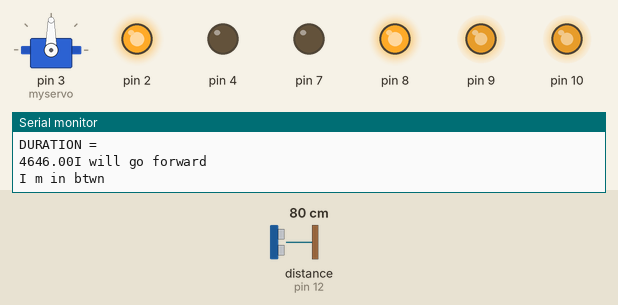
Bench run of a sketch on a simulated Arduino Uno, built with avr-gcc and run on an emulated ATmega328P. Parts: servo, output pins drawn as LEDs (lit = HIGH), the last lines printed to the serial monitor. Wiring (inferred from the names in the program): ultrasonic range finder: trigger pin 13; echo pin 12. The inputs (shaded band) are chosen by the test bench; at power-on: distance to the obstacle (sensor on pin 12) 80 cm. The echo pulse lasts 58.3 µs per cm; pins used as bus, display or sensor lines are not drawn.

Above: at 5.8 s.
5.9 s: distance to the obstacle (sensor on pin 12) set to 12 cm
11.9 s: distance to the obstacle (sensor on pin 12) set to 9 cm
At 15.18 s:
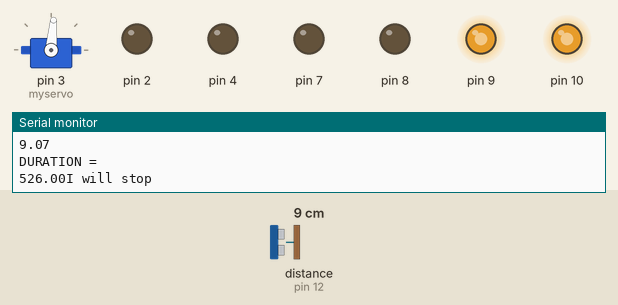
17.9 s: distance to the obstacle (sensor on pin 12) set to 2 cm
At 25.2 s:
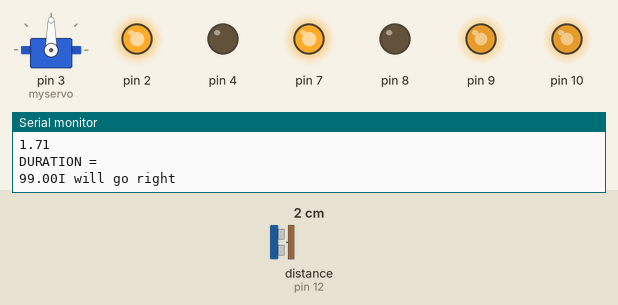
35.9 s: distance to the obstacle (sensor on pin 12) set to 35 cm
At 39.2 s:
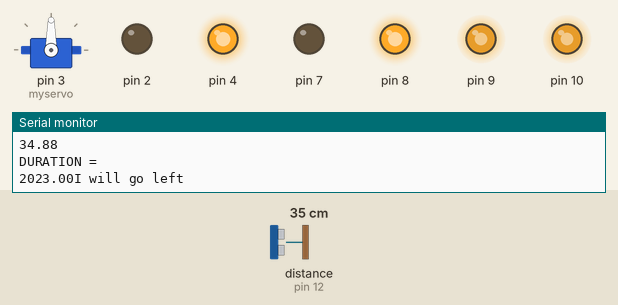
41.9 s: distance to the obstacle (sensor on pin 12) set to 4 cm
At 45.85 s:
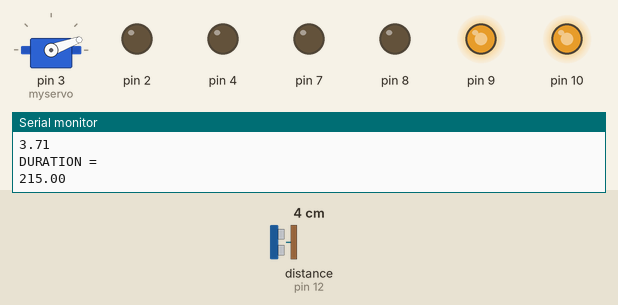
Timing chart, 0 to 48.9 s (numbered marks = the images above; inputs shaded):
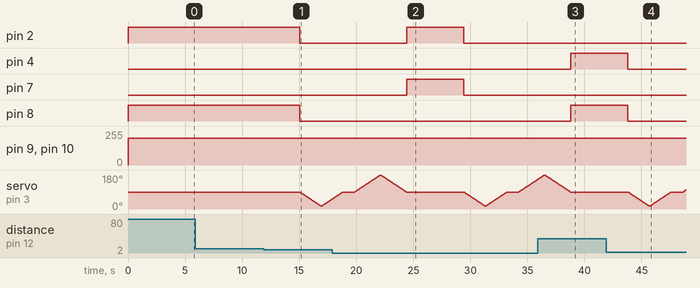

Measured:
- the behaviour switches between 11 and 10 cm on distance to the obstacle (sensor on pin 12) (found by bisection; images 0 and 1)
- after the input at 11.9 s, pin 2, pin 8: HIGH → LOW after 3.1 s
- after the input at 17.9 s, pin 2, pin 7: LOW → HIGH after 6.5 s, → LOW 5.0 s later
- after the input at 35.9 s, pin 4, pin 8: LOW → HIGH after 2.9 s; servo on pin 3 (myservo): goes on until 38.8 s, then stays 90°
- after the input at 41.9 s, pin 2: stays LOW (without the input it goes to HIGH after 1.9 s); pin 8: HIGH → LOW after 1.9 s

The sketch:

obstacle_avoider_02.ino
```cpp
#include<Servo.h>

Servo myservo;

#define trigpin 13
#define echopin 12

int F=200;

void setup()
{

 Serial.begin(9600);
  pinMode(trigpin,OUTPUT);
  pinMode(echopin,INPUT);
  pinMode(2,OUTPUT);
  pinMode(4,OUTPUT);
  pinMode(7,OUTPUT);
  pinMode(8,OUTPUT);
  pinMode(9,OUTPUT);
  pinMode(10,OUTPUT);

 myservo.attach(3);
  myservo.write(90);
}

void loop()
{
  float d,nR,nL;
  d=ping();

  if(d>=10)
    {
      Serial.println("I will go forward");
  digitalWrite(2,HIGH);
  digitalWrite(4,LOW);
  Serial.println("I m in btwn");
  digitalWrite(7,LOW);
  digitalWrite(8,HIGH);
  analogWrite(9,200);
  analogWrite(10,200);
  delay(5000);
    }

  else if(d<10)
    {
      halt();
      right_screen();
      nR=ping();
      right_return();
      //myservo.write(90);
      delay(1000);
      left_screen();
      nL=ping();
      left_return();
      //myservo.write(90);

      if(nR>nL)
      {
        right();
      }

      else if(nR<nL)
      {
        left();
      }
//
//      else if((nR<10)&&(nL<10))
//      {
//        back();
//        right();
//        halt();
//      }
  }

  else
 {
  Serial.println("I will go forward");
  digitalWrite(2,HIGH);
  digitalWrite(4,LOW);
  digitalWrite(7,LOW);
  digitalWrite(8,HIGH);
  analogWrite(9,200);
  analogWrite(10,200);
  delay(5000);
 }
}

int ping()
{
  float duration,distance;
  digitalWrite(trigpin,LOW);
  delayMicroseconds(2);
  digitalWrite(trigpin,HIGH);
  delayMicroseconds(10);
  digitalWrite(trigpin,LOW);
  duration=pulseIn(echopin,HIGH);
  distance=duration/29/2;
  Serial.println("\nDISTANCE = ");
  Serial.print(distance);
  Serial.println(" \nDURATION = ");
  Serial.print(duration);
  return distance;
}

void forward()
{
  Serial.println("I will go forward");
  digitalWrite(2,HIGH);
  digitalWrite(4,LOW);
  digitalWrite(7,LOW);
  digitalWrite(8,HIGH);
  analogWrite(9,200);
  analogWrite(10,200);
  delay(5000);
}

void right()
{
  Serial.println("I will go right");
  digitalWrite(2,HIGH);
  digitalWrite(4,LOW);
  digitalWrite(7,HIGH);
  digitalWrite(8,LOW);
  analogWrite(9,F);
  analogWrite(10,F);
  delay(5000);
}

void halt()
{
  Serial.println("I will stop");
  digitalWrite(2,LOW);
  digitalWrite(4,LOW);
  digitalWrite(7,LOW);
  digitalWrite(8,LOW);
}

void back()
{
  Serial.println("I will go back");
  digitalWrite(2,LOW);
  digitalWrite(4,HIGH);
  digitalWrite(7,HIGH);
  digitalWrite(8,LOW);
  analogWrite(9,F);
  analogWrite(10,F);
  delay(5000);
}

void left()
{
  Serial.println("I will go left");
   digitalWrite(2,LOW);
   digitalWrite(4,HIGH);
   digitalWrite(7,LOW);
   digitalWrite(8,HIGH);
   analogWrite(9,F);
   analogWrite(10,F);
   delay(5000);
}

void right_screen()
{
  int pos;
   for(pos = 90; pos >= 15; pos -= 1) // goes from 0 degrees to 180 degrees
  {                                  // in steps of 1 degree
    myservo.write(pos);              // tell servo to go to position in variable 'pos'
    delay(25);                       // waits 15ms for the servo to reach the position
  }
}
void right_return()
{
  int pos;
  for(pos=15;pos<=90;pos+=1)
  {
    myservo.write(pos);
    delay(25);
  }
}

//  for(pos = 15; pos<=90; pos+=1)     // goes from 180 degrees to 0 degrees
//  {
//    myservo.write(pos);              // tell servo to go to position in variable 'pos'
//    delay(25);                       // waits 15ms for the servo to reach the position
//  }


void left_screen()
{
  int pos;
  for(pos = 90; pos <= 180; pos += 1) // goes from 0 degrees to 180 degrees
  {                                  // in steps of 1 degree
    myservo.write(pos);              // tell servo to go to position in variable 'pos'
    delay(25);                       // waits 15ms for the servo to reach the position
  }
}
void left_return()
{
  int pos;
  for(pos=180; pos >= 90; pos-=1)
  {
    myservo.write(pos);
    delay(25);
  }
}
//  for(pos=180; pos>90; pos -=1)
//  {
//  myservo.write(pos);
//  delay(25);
//  }
```
